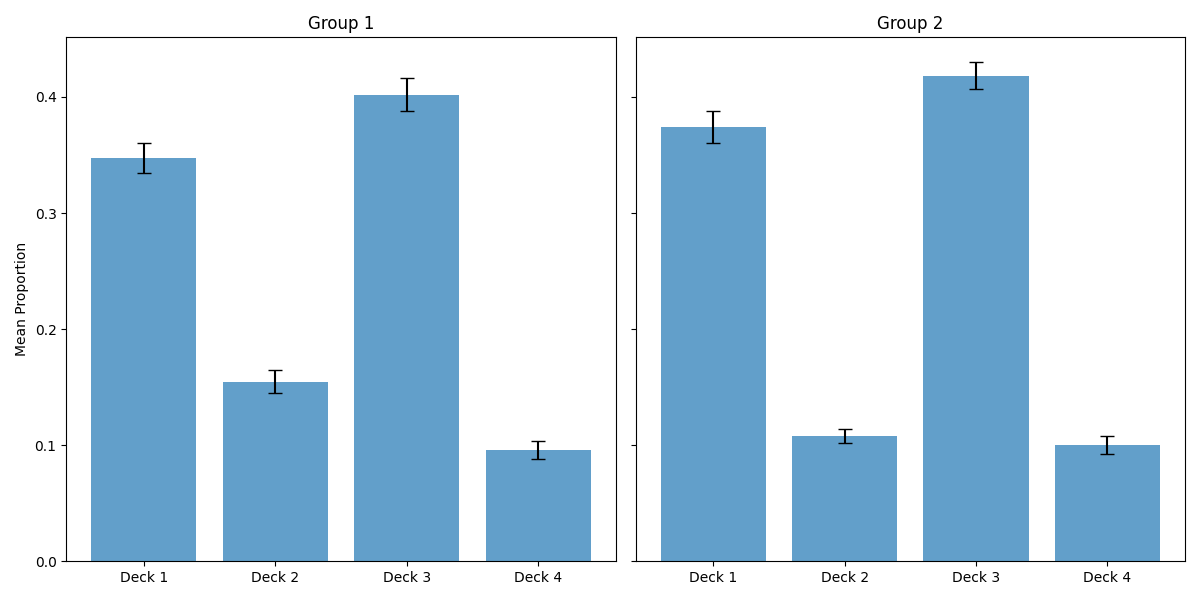

Write the Python code that produced this figure.
import pandas as pd
import matplotlib.pyplot as plt
import numpy as np
from scipy.stats import sem

def helper(choice_df, loss_df):
    num_users, num_steps = choice_df.shape
    deck_data = {d: [] for d in range(1, 5)}  # Deck proportions

    i = 0
    while i < num_users:
        deck_count = {d: 0 for d in range(1, 5)}
        loss_count = 0

        j = 0
        while j < num_steps - 1:
        
            # Loss trial and switch occurred
            if (loss_df.iloc[i, j]) < 0 and (choice_df.iloc[i, j]) != choice_df.iloc[i, j + 1]:  
                loss_count += 1
                deck_count[choice_df.iloc[i, j]] += 1
            j += 1

        # Calculating proportions for this user
        d = 1
        while d <= 4:
            if loss_count > 0:
                prop = deck_count[d] / loss_count
            else:
                prop = 0
            deck_data[d].append(prop)
            d += 1
        i += 1

    # Computing means 
    mean_data = {d: np.mean(deck_data[d]) for d in deck_data}
    #computing SEMs
    sem_data = {d: sem(deck_data[d]) for d in deck_data}
    return mean_data, sem_data

# Process data for both group1 and group2
group1_choice = pd.ExcelFile('choice.xlsx').parse('group1')
group2_choice = pd.ExcelFile('choice.xlsx').parse('group2')
group1_loss = pd.ExcelFile('loss.xlsx').parse('group1')
group2_loss = pd.ExcelFile('loss.xlsx').parse('group2')

# Calculating proportions for group 1
group1_mean, group1_sem = helper(group1_choice, group1_loss)
# Calculating proportions for group 1
group2_mean, group2_sem = helper(group2_choice, group2_loss)

# Preparing data for plotting
group1_vals = [group1_mean[d] for d in [1, 2, 3, 4]]
group1_errs = [group1_sem[d] for d in [1, 2, 3, 4]]
group2_vals = [group2_mean[d] for d in [1, 2, 3, 4]]
group2_errs = [group2_sem[d] for d in [1, 2, 3, 4]]

# Plotting
fig, axes = plt.subplots(1, 2, figsize=(12, 6), sharey=True)
x_labels = ['Deck 1', 'Deck 2', 'Deck 3', 'Deck 4']

# plot for Group 1
axes[0].bar(x_labels, group1_vals, yerr=group1_errs, capsize=5, alpha=0.7)
axes[0].set_title('Group 1')
axes[0].set_ylabel('Mean Proportion')

# plot for Group 2
axes[1].bar(x_labels, group2_vals, yerr=group2_errs, capsize=5, alpha=0.7)
axes[1].set_title('Group 2')

plt.tight_layout()
plt.show()

# Ranking decks by mean proportions for group 1
group1_rank = sorted(group1_mean.items(), key=lambda x: x[1], reverse=True)

# Ranking decks by mean proportions for group 2
group2_rank = sorted(group2_mean.items(), key=lambda x: x[1], reverse=True)

# Print rankings for group 1
print("\nGroup 1 Rankings:")
for rank, (deck, mean) in enumerate(group1_rank, start=1):
    print(f"Rank {rank}: Deck {deck} with Mean Proportion {mean}")

# Print rankings for group 2
print("\nGroup 2 Rankings:")
for rank, (deck, mean) in enumerate(group2_rank, start=1):
    print(f"Rank {rank}: Deck {deck} with Mean Proportion {mean}")
print('\n')
